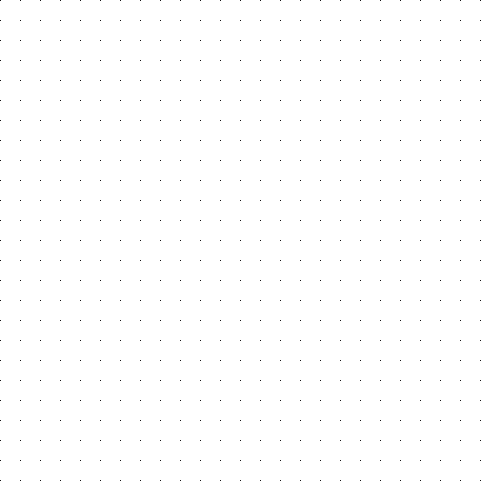
Frame 1 (no input)
Frame 60 (the mouse pressed at the canvas centre just before this capture): identical to frame 1, image omitted
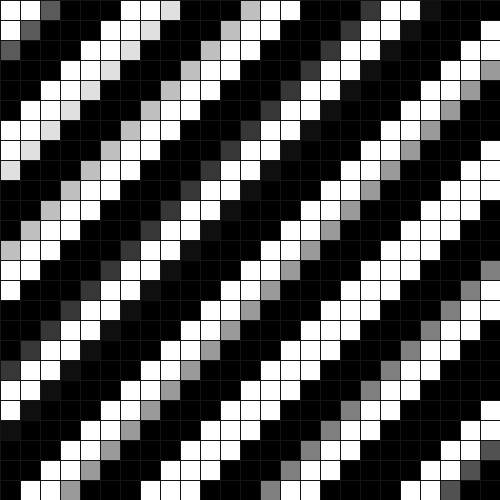
Frame 120 (the mouse held since frame 60 and released just before this capture)

The Processing sketch that drew these frames (run headless with seeded random() and noise(); from frame 60 on, the mouse is pressed at the canvas centre):

// Processing sketch: processing_47591
// ── processing_47591.pde


Cell[][] grid;


int cols = 50;
int rows = 50;

void setup() {
  size(500,500);
  grid = new Cell[cols][rows];
  for (int i = 0; i < cols; i++) {
    for (int j = 0; j < rows; j++) {
      
      grid[i][j] = new Cell(i*20,j*20,20,20,i+j);
    }
  }
}

void draw() {
  background(255);

  for (int i = 0; i < cols; i++) {
    for (int j = 0; j < rows; j++) {

      grid[i][j].oscillate();
      grid[i][j].display();
    }
  }
}


class Cell {
 
  float x,y;   
  float w,h;
  float angle; 


  Cell(float tempX, float tempY, float tempW, float tempH, float tempAngle) {
    x = tempX;
    y = tempY;
    w = tempW;
    h = tempH;
    angle = tempAngle;
  } 
  

  void oscillate() {
    angle += 0.008; 
  }

  void display() {
    stroke(20);
    // Color calculated using sine wave
    fill(10*50*sin(angle));
    rect(x,y,mouseX,mouseY); 
  }
}
